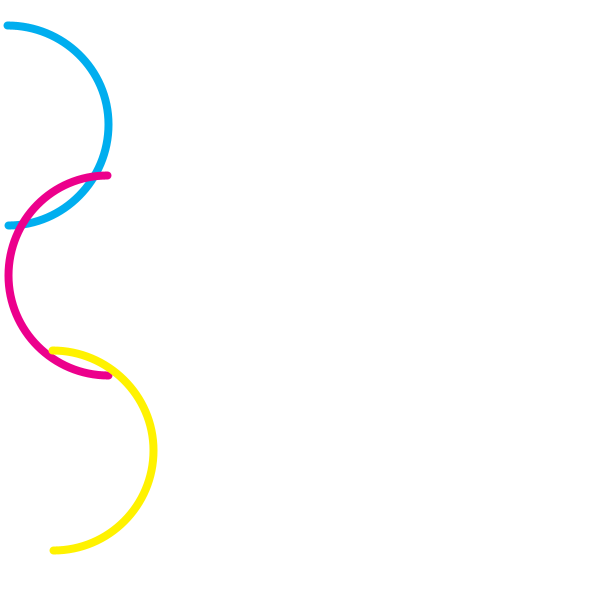
Frame 1 (no input)
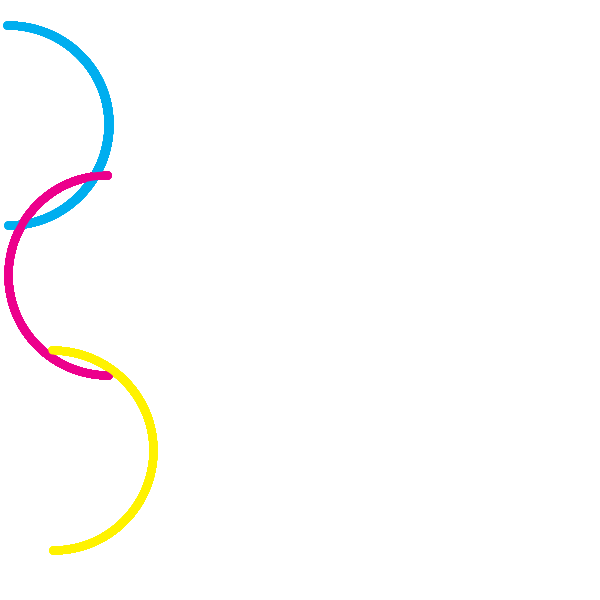
Frame 60 (the mouse pressed at the canvas centre just before this capture)
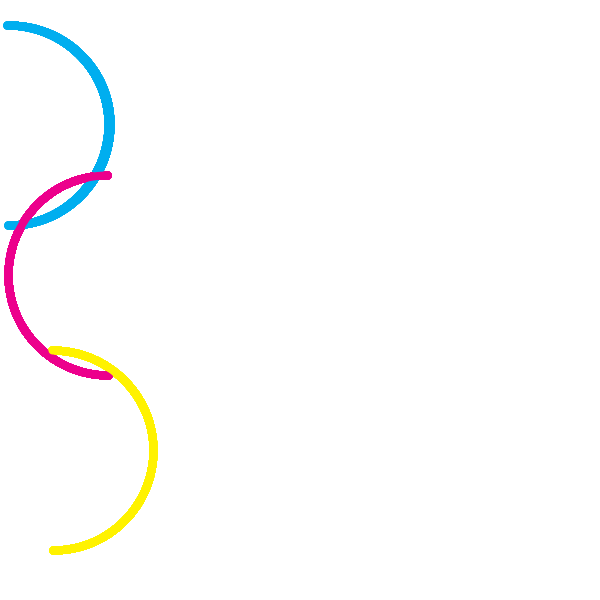
Frame 120 (the mouse held since frame 60 and released just before this capture)

The Processing sketch that drew these frames (run headless with seeded random() and noise(); from frame 60 on, the mouse is pressed at the canvas centre):

// Processing sketch: processing_42695
// ── processing_42695.pde

float x, y;





void setup() {
  background(255);
  size(600, 600);
  smooth();
}


void draw() {
  /*fill(255, 0, 0, 20);
  float mil = millis();
  noStroke();
  fill(mil % 400);
  rect(0, 0, 600, 600);
  */



  int s = second();  // Values from 0 - 59
  int m = minute();  // Values from 0 - 59
  int h = hour();    // Values from 0 - 23

  strokeWeight( 8);
  noFill();
  stroke(0, 174, 239);
  arc(s+x, 125, 200, 200, PI+HALF_PI, TWO_PI+HALF_PI );
  stroke(236, 0, 140);
  arc(m+x+50, 275, 200, 200, HALF_PI, PI+HALF_PI);
  stroke(255, 242, 0);
  arc(h+x+50, 450, 200, 200, PI+HALF_PI, TWO_PI+HALF_PI );
}
